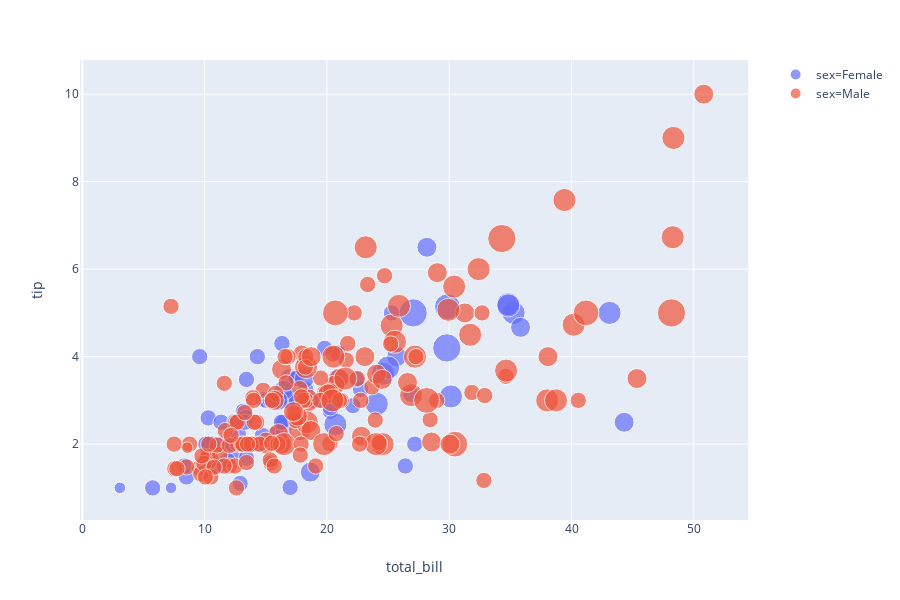

Notebook code cell kept with this figure:
### Code cell
fig = px.scatter(x='total_bill',y='tip',color='sex',data_frame=df,size='size')
fig.show()

### Figure 1 — Plotly figure (JSON) as saved in the notebook; plotly's stock layout.template omitted (floating-point values rounded to 4 significant figures; data arrays with more than 128 entries replaced by an {"elided": "..."} marker saying what was removed)
{"data": [{"hoverlabel": {"namelength": 0}, "hovertemplate": "sex=Female<br>total_bill=%{x}<br>tip=%{y}<br>size=%{marker.size}", "legendgroup": "sex=Female", "marker": {"color": "#636efa", "size": [2, 4, 4, 2, 3, 3, 2, 2, 2, 2, 4, 3, 2, 4, 2, 2, 1, 3, 2, 2, 2, 1, 4, 2, 2, 2, 2, 2, 3, 2, 2, 2, 1, 3, 2, 2, 2, 4, 2, 2, 6, 2, 2, 2, 2, 2, 2, 2, 2, 2, 2, 2, 6, 2, 2, 3, 2, 5, 4, 2, 3, 2, 2, 2, 2, 3, 3, 2, 4, 2, 2, 2, 2, 3, 2, 2, 3, 2, 4, 2, 3, 2, 2, 2, 3, 2, 2], "sizemode": "area", "sizeref": 0.015, "symbol": "circle"}, "mode": "markers", "name": "sex=Female", "showlegend": true, "type": "scatter", "x": [16.99, 24.59, 35.26, 14.83, 10.33, 16.97, 20.29, 15.77, 19.65, 15.06, 20.69, 16.93, 10.29, 34.81, 26.41, 16.45, 3.07, 17.07, 26.86, 25.28, 14.73, 10.07, 34.83, 5.75, 16.32, 22.75, 11.35, 15.38, 44.3, 22.42, 20.92, 14.31, 7.25, 25.71, 17.31, 10.65, 12.43, 24.08, 13.42, 12.48, 29.8, 14.52, 11.38, 20.27, 11.17, 12.26, 18.26, 8.51, 10.33, 14.15, 13.16, 17.47, 27.05, 16.43, 8.35, 18.64, 11.87, 29.85, 25, 13.39, 16.21, 17.51, 10.59, 10.63, 9.6, 20.9, 18.15, 19.81, 43.11, 13, 12.74, 13, 16.4, 16.47, 12.76, 13.27, 28.17, 12.9, 30.14, 13.42, 15.98, 16.27, 10.09, 22.12, 35.83, 27.18, 18.78], "xaxis": "x", "y": [1.01, 3.61, 5, 3.02, 1.67, 3.5, 2.75, 2.23, 3, 3, 2.45, 3.07, 2.6, 5.2, 1.5, 2.47, 1, 3, 3.14, 5, 2.2, 1.83, 5.17, 1, 4.3, 3.25, 2.5, 3, 2.5, 3.48, 4.08, 4, 1, 4, 3.5, 1.5, 1.8, 2.92, 1.68, 2.52, 4.2, 2, 2, 2.83, 1.5, 2, 3.25, 1.25, 2, 2, 2.75, 3.5, 5, 2.3, 1.5, 1.36, 1.63, 5.14, 3.75, 2.61, 2, 3, 1.61, 2, 4, 3.5, 3.5, 4.19, 5, 2, 2.01, 2, 2.5, 3.23, 2.23, 2.5, 6.5, 1.1, 3.09, 3.48, 3, 2.5, 2, 2.88, 4.67, 2, 3], "yaxis": "y"}, {"hoverlabel": {"namelength": 0}, "hovertemplate": "sex=Male<br>total_bill=%{x}<br>tip=%{y}<br>size=%{marker.size}", "legendgroup": "sex=Male", "marker": {"color": "#EF553B", "size": {"elided": "157 int values"}, "sizemode": "area", "sizeref": 0.015, "symbol": "circle"}, "mode": "markers", "name": "sex=Male", "showlegend": true, "type": "scatter", "x": {"elided": "157 float values"}, "xaxis": "x", "y": {"elided": "157 float values"}, "yaxis": "y"}], "layout": {"height": 600, "legend": {"itemsizing": "constant", "tracegroupgap": 0}, "margin": {"t": 60}, "xaxis": {"anchor": "y", "domain": [0, 0.98], "title": {"text": "total_bill"}}, "yaxis": {"anchor": "x", "domain": [0, 1], "title": {"text": "tip"}}}}
